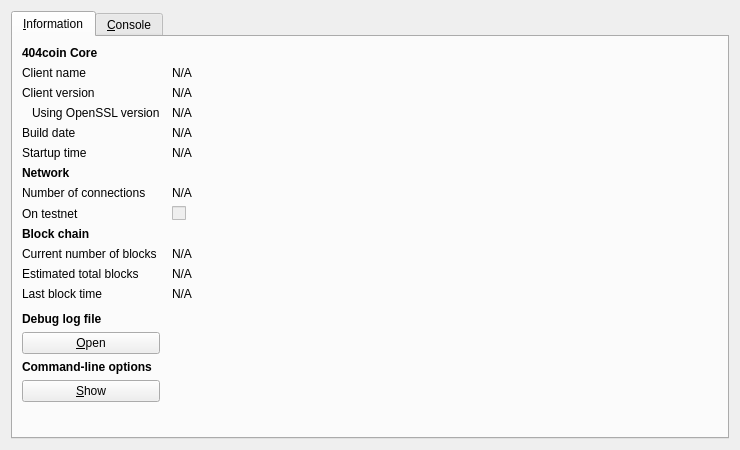
<?xml version="1.0" encoding="UTF-8"?>
<ui version="4.0">
 <class>RPCConsole</class>
 <widget class="QDialog" name="RPCConsole">
  <property name="geometry">
   <rect>
    <x>0</x>
    <y>0</y>
    <width>740</width>
    <height>450</height>
   </rect>
  </property>
  <property name="windowTitle">
   <string>404coin - Debug window</string>
  </property>
  <layout class="QVBoxLayout" name="verticalLayout_2">
   <item>
    <widget class="QTabWidget" name="tabWidget">
     <property name="currentIndex">
      <number>0</number>
     </property>
     <widget class="QWidget" name="tab_info">
      <attribute name="title">
       <string>&amp;Information</string>
      </attribute>
      <layout class="QGridLayout" name="gridLayout" columnstretch="0,1">
       <property name="horizontalSpacing">
        <number>12</number>
       </property>
       <item row="0" column="0">
        <widget class="QLabel" name="label_9">
         <property name="font">
          <font>
           <weight>75</weight>
           <bold>true</bold>
          </font>
         </property>
         <property name="text">
          <string>404coin Core</string>
         </property>
        </widget>
       </item>
       <item row="1" column="0">
        <widget class="QLabel" name="label_5">
         <property name="text">
          <string>Client name</string>
         </property>
        </widget>
       </item>
       <item row="1" column="1">
        <widget class="QLabel" name="clientName">
         <property name="cursor">
          <cursorShape>IBeamCursor</cursorShape>
         </property>
         <property name="text">
          <string>N/A</string>
         </property>
         <property name="textFormat">
          <enum>Qt::PlainText</enum>
         </property>
         <property name="textInteractionFlags">
          <set>Qt::LinksAccessibleByMouse|Qt::TextSelectableByKeyboard|Qt::TextSelectableByMouse</set>
         </property>
        </widget>
       </item>
       <item row="2" column="0">
        <widget class="QLabel" name="label_6">
         <property name="text">
          <string>Client version</string>
         </property>
        </widget>
       </item>
       <item row="2" column="1">
        <widget class="QLabel" name="clientVersion">
         <property name="cursor">
          <cursorShape>IBeamCursor</cursorShape>
         </property>
         <property name="text">
          <string>N/A</string>
         </property>
         <property name="textFormat">
          <enum>Qt::PlainText</enum>
         </property>
         <property name="textInteractionFlags">
          <set>Qt::LinksAccessibleByMouse|Qt::TextSelectableByKeyboard|Qt::TextSelectableByMouse</set>
         </property>
        </widget>
       </item>
       <item row="3" column="0">
        <widget class="QLabel" name="label_14">
         <property name="text">
          <string>Using OpenSSL version</string>
         </property>
         <property name="indent">
          <number>10</number>
         </property>
        </widget>
       </item>
       <item row="3" column="1">
        <widget class="QLabel" name="openSSLVersion">
         <property name="cursor">
          <cursorShape>IBeamCursor</cursorShape>
         </property>
         <property name="text">
          <string>N/A</string>
         </property>
         <property name="textFormat">
          <enum>Qt::PlainText</enum>
         </property>
         <property name="textInteractionFlags">
          <set>Qt::LinksAccessibleByMouse|Qt::TextSelectableByKeyboard|Qt::TextSelectableByMouse</set>
         </property>
        </widget>
       </item>
       <item row="4" column="0">
        <widget class="QLabel" name="label_12">
         <property name="text">
          <string>Build date</string>
         </property>
        </widget>
       </item>
       <item row="4" column="1">
        <widget class="QLabel" name="buildDate">
         <property name="cursor">
          <cursorShape>IBeamCursor</cursorShape>
         </property>
         <property name="text">
          <string>N/A</string>
         </property>
         <property name="textFormat">
          <enum>Qt::PlainText</enum>
         </property>
         <property name="textInteractionFlags">
          <set>Qt::LinksAccessibleByMouse|Qt::TextSelectableByKeyboard|Qt::TextSelectableByMouse</set>
         </property>
        </widget>
       </item>
       <item row="5" column="0">
        <widget class="QLabel" name="label_13">
         <property name="text">
          <string>Startup time</string>
         </property>
        </widget>
       </item>
       <item row="5" column="1">
        <widget class="QLabel" name="startupTime">
         <property name="cursor">
          <cursorShape>IBeamCursor</cursorShape>
         </property>
         <property name="text">
          <string>N/A</string>
         </property>
         <property name="textFormat">
          <enum>Qt::PlainText</enum>
         </property>
         <property name="textInteractionFlags">
          <set>Qt::LinksAccessibleByMouse|Qt::TextSelectableByKeyboard|Qt::TextSelectableByMouse</set>
         </property>
        </widget>
       </item>
       <item row="6" column="0">
        <widget class="QLabel" name="label_11">
         <property name="font">
          <font>
           <weight>75</weight>
           <bold>true</bold>
          </font>
         </property>
         <property name="text">
          <string>Network</string>
         </property>
        </widget>
       </item>
       <item row="7" column="0">
        <widget class="QLabel" name="label_7">
         <property name="text">
          <string>Number of connections</string>
         </property>
        </widget>
       </item>
       <item row="7" column="1">
        <widget class="QLabel" name="numberOfConnections">
         <property name="cursor">
          <cursorShape>IBeamCursor</cursorShape>
         </property>
         <property name="text">
          <string>N/A</string>
         </property>
         <property name="textFormat">
          <enum>Qt::PlainText</enum>
         </property>
         <property name="textInteractionFlags">
          <set>Qt::LinksAccessibleByMouse|Qt::TextSelectableByKeyboard|Qt::TextSelectableByMouse</set>
         </property>
        </widget>
       </item>
       <item row="8" column="0">
        <widget class="QLabel" name="label_8">
         <property name="text">
          <string>On testnet</string>
         </property>
        </widget>
       </item>
       <item row="8" column="1">
        <widget class="QCheckBox" name="isTestNet">
         <property name="enabled">
          <bool>false</bool>
         </property>
         <property name="text">
          <string/>
         </property>
        </widget>
       </item>
       <item row="9" column="0">
        <widget class="QLabel" name="label_10">
         <property name="font">
          <font>
           <weight>75</weight>
           <bold>true</bold>
          </font>
         </property>
         <property name="text">
          <string>Block chain</string>
         </property>
        </widget>
       </item>
       <item row="10" column="0">
        <widget class="QLabel" name="label_3">
         <property name="text">
          <string>Current number of blocks</string>
         </property>
        </widget>
       </item>
       <item row="10" column="1">
        <widget class="QLabel" name="numberOfBlocks">
         <property name="cursor">
          <cursorShape>IBeamCursor</cursorShape>
         </property>
         <property name="text">
          <string>N/A</string>
         </property>
         <property name="textFormat">
          <enum>Qt::PlainText</enum>
         </property>
         <property name="textInteractionFlags">
          <set>Qt::LinksAccessibleByMouse|Qt::TextSelectableByKeyboard|Qt::TextSelectableByMouse</set>
         </property>
        </widget>
       </item>
       <item row="11" column="0">
        <widget class="QLabel" name="label_4">
         <property name="text">
          <string>Estimated total blocks</string>
         </property>
        </widget>
       </item>
       <item row="11" column="1">
        <widget class="QLabel" name="totalBlocks">
         <property name="cursor">
          <cursorShape>IBeamCursor</cursorShape>
         </property>
         <property name="text">
          <string>N/A</string>
         </property>
         <property name="textFormat">
          <enum>Qt::PlainText</enum>
         </property>
         <property name="textInteractionFlags">
          <set>Qt::LinksAccessibleByMouse|Qt::TextSelectableByKeyboard|Qt::TextSelectableByMouse</set>
         </property>
        </widget>
       </item>
       <item row="12" column="0">
        <widget class="QLabel" name="label_2">
         <property name="text">
          <string>Last block time</string>
         </property>
        </widget>
       </item>
       <item row="12" column="1">
        <widget class="QLabel" name="lastBlockTime">
         <property name="cursor">
          <cursorShape>IBeamCursor</cursorShape>
         </property>
         <property name="text">
          <string>N/A</string>
         </property>
         <property name="textFormat">
          <enum>Qt::PlainText</enum>
         </property>
         <property name="textInteractionFlags">
          <set>Qt::LinksAccessibleByMouse|Qt::TextSelectableByKeyboard|Qt::TextSelectableByMouse</set>
         </property>
        </widget>
       </item>
       <item row="13" column="0">
        <spacer name="verticalSpacer_2">
         <property name="orientation">
          <enum>Qt::Vertical</enum>
         </property>
         <property name="sizeHint" stdset="0">
          <size>
           <width>20</width>
           <height>20</height>
          </size>
         </property>
        </spacer>
       </item>
       <item row="14" column="0">
        <widget class="QLabel" name="labelDebugLogfile">
         <property name="font">
          <font>
           <weight>75</weight>
           <bold>true</bold>
          </font>
         </property>
         <property name="text">
          <string>Debug log file</string>
         </property>
        </widget>
       </item>
       <item row="15" column="0">
        <widget class="QPushButton" name="openDebugLogfileButton">
         <property name="toolTip">
          <string>Open the 404coin debug log file from the current data directory. This can take a few seconds for large log files.</string>
         </property>
         <property name="text">
          <string>&amp;Open</string>
         </property>
         <property name="autoDefault">
          <bool>false</bool>
         </property>
        </widget>
       </item>
       <item row="16" column="0">
        <widget class="QLabel" name="labelCLOptions">
         <property name="font">
          <font>
           <weight>75</weight>
           <bold>true</bold>
          </font>
         </property>
         <property name="text">
          <string>Command-line options</string>
         </property>
        </widget>
       </item>
       <item row="17" column="0">
        <widget class="QPushButton" name="showCLOptionsButton">
         <property name="toolTip">
          <string>Show the 404coin-Qt help message to get a list with possible 404coin command-line options.</string>
         </property>
         <property name="text">
          <string>&amp;Show</string>
         </property>
         <property name="autoDefault">
          <bool>false</bool>
         </property>
        </widget>
       </item>
       <item row="18" column="0">
        <spacer name="verticalSpacer">
         <property name="orientation">
          <enum>Qt::Vertical</enum>
         </property>
         <property name="sizeHint" stdset="0">
          <size>
           <width>20</width>
           <height>40</height>
          </size>
         </property>
        </spacer>
       </item>
      </layout>
     </widget>
     <widget class="QWidget" name="tab_console">
      <attribute name="title">
       <string>&amp;Console</string>
      </attribute>
      <layout class="QVBoxLayout" name="verticalLayout_3">
       <property name="spacing">
        <number>3</number>
       </property>
       <item>
        <widget class="QTextEdit" name="messagesWidget">
         <property name="minimumSize">
          <size>
           <width>0</width>
           <height>100</height>
          </size>
         </property>
         <property name="readOnly">
          <bool>true</bool>
         </property>
         <property name="tabKeyNavigation" stdset="0">
          <bool>false</bool>
         </property>
         <property name="columnCount" stdset="0">
          <number>2</number>
         </property>
        </widget>
       </item>
       <item>
        <layout class="QHBoxLayout" name="horizontalLayout">
         <property name="spacing">
          <number>3</number>
         </property>
         <item>
          <widget class="QLabel" name="label">
           <property name="text">
            <string notr="true">&gt;</string>
           </property>
          </widget>
         </item>
         <item>
          <widget class="QLineEdit" name="lineEdit"/>
         </item>
         <item>
          <widget class="QPushButton" name="clearButton">
           <property name="maximumSize">
            <size>
             <width>24</width>
             <height>24</height>
            </size>
           </property>
           <property name="toolTip">
            <string>Clear console</string>
           </property>
           <property name="text">
            <string/>
           </property>
           <property name="icon">
            <iconset resource="../bitcoin.qrc">
             <normaloff>:/icons/remove</normaloff>:/icons/remove</iconset>
           </property>
           <property name="shortcut">
            <string notr="true">Ctrl+L</string>
           </property>
           <property name="autoDefault">
            <bool>false</bool>
           </property>
          </widget>
         </item>
        </layout>
       </item>
      </layout>
     </widget>
    </widget>
   </item>
  </layout>
 </widget>
 <resources>
  <include location="../bitcoin.qrc"/>
 </resources>
 <connections/>
</ui>
